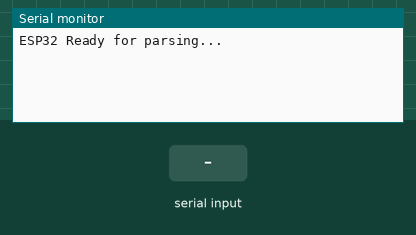
Recording of a sketch running on a simulated ESP32. Parts: the last lines printed to the serial monitor. The inputs (shaded band) are chosen by the test bench.

Above: at 1.2 s.
1.3 s: ":\n" received over Serial
At 1.7 s:
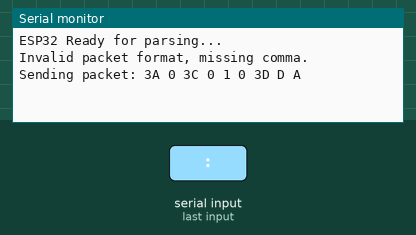
2.8 s: "90,45\n" received over Serial
At 4.0 s:
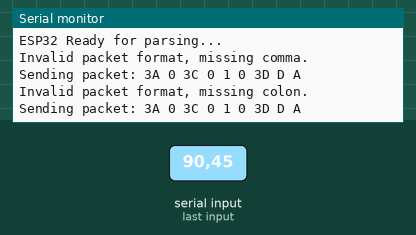
4.3 s: ":,45\n" received over Serial
At 5.3 s:
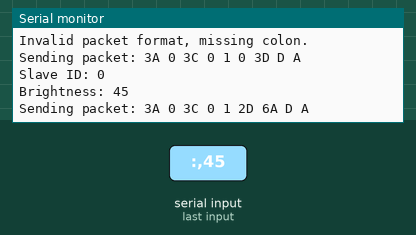

The sketch:

Packet_parser.ino
```cpp
#include <HardwareSerial.h>

HardwareSerial mySerial(1);  // Using UART1, you can choose another one if needed

int slaveID = 0;
int brightness = 0;
String incomingData = "";
bool newDataAvailable = false;

void setup() {
  Serial.begin(115200);  // Serial Monitor
  //mySerial.begin(9600, SERIAL_8N1, 16, 17); // RX pin = GPIO16, TX pin = GPIO17 (adjust if needed)

  Serial1.setPins(21, 5);
  Serial1.begin(57600, SERIAL_8N1, 21, 5);

  Serial.println("ESP32 Ready for parsing...");
}

void loop() {

  // Check if data is available on the serial port
  if (Serial.available()) {
    char receivedChar = Serial.read();

    // Build incoming data until CR (Carriage Return) or LF (Line Feed) is detected
    if (receivedChar == '\n' || receivedChar == '\r') {
      newDataAvailable = true;
    } else {
      incomingData += receivedChar;
    }
  }
  if (newDataAvailable) {
    Parse_Number();
    createAndSendPacket(slaveID, brightness);
  }
}
```

Number_parser.ino
```cpp
void Parse_Number(){
  //   // Check if data is available on the serial port
  // if (Serial.available()) {
  //   char receivedChar = Serial.read();

  //   // Build incoming data until CR (Carriage Return) or LF (Line Feed) is detected
  //   if (receivedChar == '\n' || receivedChar == '\r') {
  //     newDataAvailable = true;
  //   } else {
  //     incomingData += receivedChar;
  //   }
  // }

  // Process the incoming packet when new data is available
  if (newDataAvailable) {
    newDataAvailable = false;

    // Remove the colon (':') and parse the slave ID and brightness
    if (incomingData.startsWith(":")) {
      incomingData = incomingData.substring(1); // Remove the colon

      int commaIndex = incomingData.indexOf(',');
      if (commaIndex != -1) {
        slaveID = incomingData.substring(0, commaIndex).toInt();           // Get the slave ID
        brightness = incomingData.substring(commaIndex + 1).toInt();       // Get the brightness value

        // Display the parsed values
        Serial.print("Slave ID: ");
        Serial.println(slaveID);
        Serial.print("Brightness: ");
        Serial.println(brightness);
      } else {
        Serial.println("Invalid packet format, missing comma.");
      }
    } else {
      Serial.println("Invalid packet format, missing colon.");
    }

    // Clear the incoming data buffer for the next packet
    incomingData = "";
  }
}
```

Packet_sender.ino
```cpp
// Function to create and send the packet
void createAndSendPacket(uint8_t slaveID, uint8_t brightness) {
  // Initialize packet array with fixed values
  uint8_t packet[9] = {
    0x3A,        // Byte 1: Header
    slaveID,     // Byte 2: Slave ID (argument)
    0x3C,        // Byte 3: Command (fixed)
    0x00,        // Byte 4: Offset (fixed)
    0x01,        // Byte 5: Length (fixed)
    brightness,  // Byte 6: Brightness data (argument)
    0x00,        // Byte 7: Sum (to be calculated)
    0x0D,        // Byte 8: End byte 1
    0x0A         // Byte 9: End byte 2
  };

  // Calculate the sum of bytes 2 to 6
  uint8_t sum = 0;
  for (int i = 1; i <= 5; i++) {  // Sum bytes 2 to 6
    sum += packet[i];
  }

  // Set the sum in Byte 7
  packet[6] = sum;

  // Send the packet over serial (for debugging)
  Serial.print("Sending packet: ");
  for (int i = 0; i < 9; i++) {
    Serial.print(packet[i], HEX);
    Serial.print(" ");
    Serial1.print(packet[i], HEX);
    Serial1.print(" ");
  }
  Serial.println();
  Serial1.println();

  // Send the packet over mySerial (UART1)
  // Serial1.print(packet, 9);  // Send the 9-byte packet
}
```

Measured:
- after the input at 1.3 s, the serial monitor: prints a new line at once (image 1)
- after the input at 2.8 s, the serial monitor: prints a new line at once (image 2)
- after the input at 4.3 s, the serial monitor: prints a new line at once (image 3)
